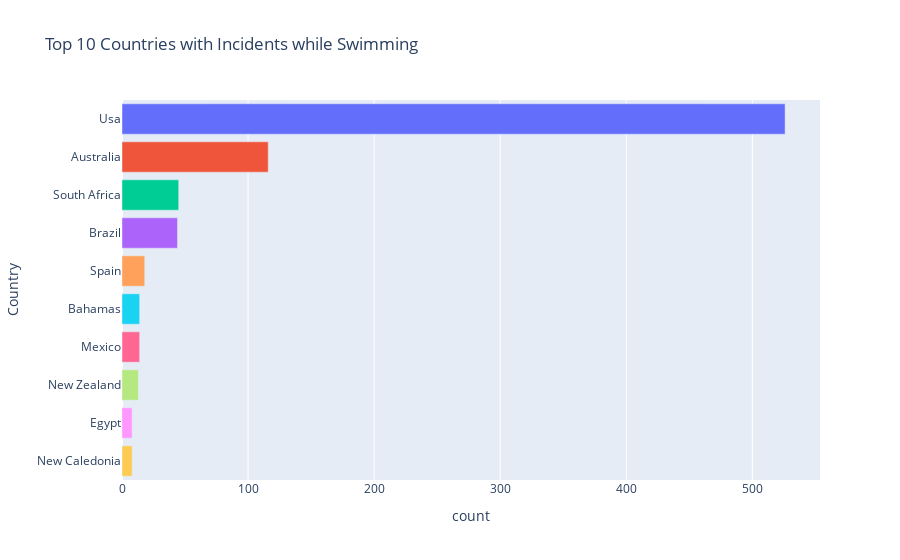

Source (notebook cell):
### Code cell
top_n = 10
fig = px.bar(
    swimming_by_country.head(top_n),
    x='count', y='Country',
    orientation='h',
    title=f'Top {top_n} Countries with Incidents while Swimming',
    color='Country'
)
fig.update_layout(showlegend=False)
fig.show()

### Figure 1 — Plotly figure (JSON) as saved in the notebook; plotly's stock layout.template omitted (floating-point values rounded to 4 significant figures)
{"data": [{"alignmentgroup": "True", "hovertemplate": "Country=%{y}<br>count=%{x}<extra></extra>", "legendgroup": "Usa", "marker": {"color": "#636efa", "pattern": {"shape": ""}}, "name": "Usa", "offsetgroup": "Usa", "orientation": "h", "showlegend": true, "textposition": "auto", "type": "bar", "x": [526], "xaxis": "x", "y": ["Usa"], "yaxis": "y"}, {"alignmentgroup": "True", "hovertemplate": "Country=%{y}<br>count=%{x}<extra></extra>", "legendgroup": "Australia", "marker": {"color": "#EF553B", "pattern": {"shape": ""}}, "name": "Australia", "offsetgroup": "Australia", "orientation": "h", "showlegend": true, "textposition": "auto", "type": "bar", "x": [116], "xaxis": "x", "y": ["Australia"], "yaxis": "y"}, {"alignmentgroup": "True", "hovertemplate": "Country=%{y}<br>count=%{x}<extra></extra>", "legendgroup": "South Africa", "marker": {"color": "#00cc96", "pattern": {"shape": ""}}, "name": "South Africa", "offsetgroup": "South Africa", "orientation": "h", "showlegend": true, "textposition": "auto", "type": "bar", "x": [45], "xaxis": "x", "y": ["South Africa"], "yaxis": "y"}, {"alignmentgroup": "True", "hovertemplate": "Country=%{y}<br>count=%{x}<extra></extra>", "legendgroup": "Brazil", "marker": {"color": "#ab63fa", "pattern": {"shape": ""}}, "name": "Brazil", "offsetgroup": "Brazil", "orientation": "h", "showlegend": true, "textposition": "auto", "type": "bar", "x": [44], "xaxis": "x", "y": ["Brazil"], "yaxis": "y"}, {"alignmentgroup": "True", "hovertemplate": "Country=%{y}<br>count=%{x}<extra></extra>", "legendgroup": "Spain", "marker": {"color": "#FFA15A", "pattern": {"shape": ""}}, "name": "Spain", "offsetgroup": "Spain", "orientation": "h", "showlegend": true, "textposition": "auto", "type": "bar", "x": [18], "xaxis": "x", "y": ["Spain"], "yaxis": "y"}, {"alignmentgroup": "True", "hovertemplate": "Country=%{y}<br>count=%{x}<extra></extra>", "legendgroup": "Bahamas", "marker": {"color": "#19d3f3", "pattern": {"shape": ""}}, "name": "Bahamas", "offsetgroup": "Bahamas", "orientation": "h", "showlegend": true, "textposition": "auto", "type": "bar", "x": [14], "xaxis": "x", "y": ["Bahamas"], "yaxis": "y"}, {"alignmentgroup": "True", "hovertemplate": "Country=%{y}<br>count=%{x}<extra></extra>", "legendgroup": "Mexico", "marker": {"color": "#FF6692", "pattern": {"shape": ""}}, "name": "Mexico", "offsetgroup": "Mexico", "orientation": "h", "showlegend": true, "textposition": "auto", "type": "bar", "x": [14], "xaxis": "x", "y": ["Mexico"], "yaxis": "y"}, {"alignmentgroup": "True", "hovertemplate": "Country=%{y}<br>count=%{x}<extra></extra>", "legendgroup": "New Zealand", "marker": {"color": "#B6E880", "pattern": {"shape": ""}}, "name": "New Zealand", "offsetgroup": "New Zealand", "orientation": "h", "showlegend": true, "textposition": "auto", "type": "bar", "x": [13], "xaxis": "x", "y": ["New Zealand"], "yaxis": "y"}, {"alignmentgroup": "True", "hovertemplate": "Country=%{y}<br>count=%{x}<extra></extra>", "legendgroup": "Egypt", "marker": {"color": "#FF97FF", "pattern": {"shape": ""}}, "name": "Egypt", "offsetgroup": "Egypt", "orientation": "h", "showlegend": true, "textposition": "auto", "type": "bar", "x": [8], "xaxis": "x", "y": ["Egypt"], "yaxis": "y"}, {"alignmentgroup": "True", "hovertemplate": "Country=%{y}<br>count=%{x}<extra></extra>", "legendgroup": "New Caledonia", "marker": {"color": "#FECB52", "pattern": {"shape": ""}}, "name": "New Caledonia", "offsetgroup": "New Caledonia", "orientation": "h", "showlegend": true, "textposition": "auto", "type": "bar", "x": [8], "xaxis": "x", "y": ["New Caledonia"], "yaxis": "y"}], "layout": {"barmode": "relative", "legend": {"title": {"text": "Country"}, "tracegroupgap": 0}, "showlegend": false, "title": {"text": "Top 10 Countries with Incidents while Swimming"}, "xaxis": {"anchor": "y", "domain": [0, 1], "title": {"text": "count"}}, "yaxis": {"anchor": "x", "categoryarray": ["New Caledonia", "Egypt", "New Zealand", "Mexico", "Bahamas", "Spain", "Brazil", "South Africa", "Australia", "Usa"], "categoryorder": "array", "domain": [0, 1], "title": {"text": "Country"}}}}
